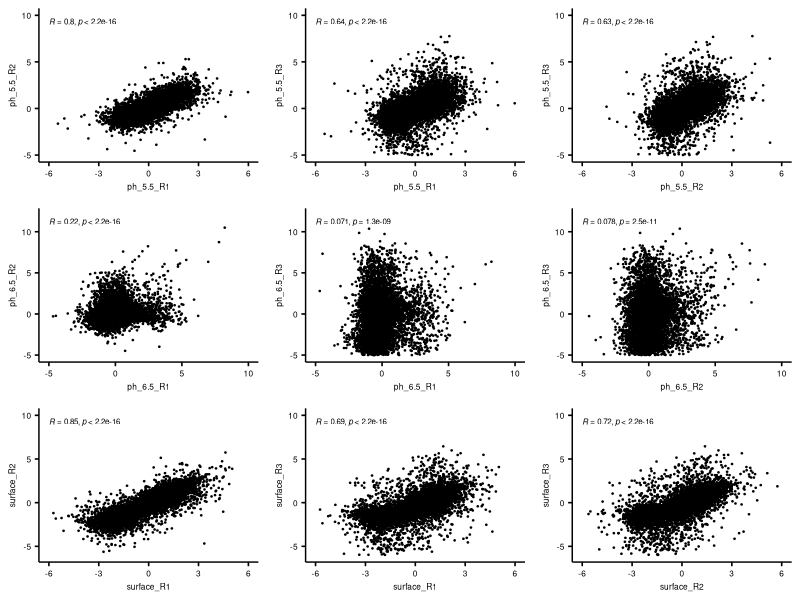

Recreate this plot in R.
## ---- chunk 1
setwd("/Users/mkh/Library/CloudStorage/Box-Box/WCM Lab/Matt/Lab/Projects/proton_sensors/GPR68_DMS/figures") 
## ---- chunk 2
install.packages("tidyverse")
install.packages("gridExtra")
install.packages("ggpubr")
library(tidyverse)
library(gridExtra)
library(ggpubr)
## ---- chunk 3
replicates<-read_tsv('GPR68_replicate_scores.tsv')
replicates <- na.omit(replicates)
## ---- chunk 4
a <- ggscatter(replicates, x = "ph_5.5_R1", y = "ph_5.5_R2", 
          cor.coef = TRUE, cor.method = "spearman", size = 0.25, cor.coef.size = 2) +
  theme(text = element_text(size = 6)) +
  xlim(-6,6) + ylim(-5,10)
b <- ggscatter(replicates, x = "ph_5.5_R1", y = "ph_5.5_R3", 
          cor.coef = TRUE, cor.method = "spearman", size = 0.25, cor.coef.size = 2) +
  theme(text = element_text(size = 6)) +
  xlim(-6,6) + ylim(-5,10)
c <- ggscatter(replicates, x = "ph_5.5_R2", y = "ph_5.5_R3", 
          cor.coef = TRUE, cor.method = "spearman", size = 0.25, cor.coef.size = 2) +
  theme(text = element_text(size = 6)) +
  xlim(-6,6) + ylim(-5,10)

d <- ggscatter(replicates, x = "ph_6.5_R1", y = "ph_6.5_R2", 
          cor.coef = TRUE, cor.method = "spearman", size = 0.25, cor.coef.size = 2) +
  theme(text = element_text(size = 6)) +
  xlim(-5,10) + ylim(-5,12)
e <- ggscatter(replicates, x = "ph_6.5_R1", y = "ph_6.5_R3", 
          cor.coef = TRUE, cor.method = "spearman", size = 0.25, cor.coef.size = 2) +
  theme(text = element_text(size = 6)) +
  xlim(-5,10) + ylim(-5,12)
f <- ggscatter(replicates, x = "ph_6.5_R2", y = "ph_6.5_R3", 
          cor.coef = TRUE, cor.method = "spearman", size = 0.25, cor.coef.size = 2) +
  theme(text = element_text(size = 6)) +
  xlim(-5,10) + ylim(-5,12)

g <- ggscatter(replicates, x = "surface_R1", y = "surface_R2", 
          cor.coef = TRUE, cor.method = "spearman", size = 0.25, cor.coef.size = 2) +
  theme(text = element_text(size = 6)) +
  xlim(-6,6) + ylim(-6,10)
h <- ggscatter(replicates, x = "surface_R1", y = "surface_R3", 
          cor.coef = TRUE, cor.method = "spearman", size = 0.25, cor.coef.size = 2) +
  theme(text = element_text(size = 6)) +
  xlim(-6,6) + ylim(-6,10)
i <- ggscatter(replicates, x = "surface_R2", y = "surface_R3", 
          cor.coef = TRUE, cor.method = "spearman", size = 0.25, cor.coef.size = 2) +
  theme(text = element_text(size = 6)) +
  xlim(-6,6) + ylim(-6,10)

overall_correlations <- grid.arrange(a,b,c,d,e,f,g,h,i, ncol=3, nrow=3)
ggsave("supplemental/supp_figure16/replicate_correlations.png", overall_correlations, width = 100, height = 100, units = "mm", dpi = 450)

